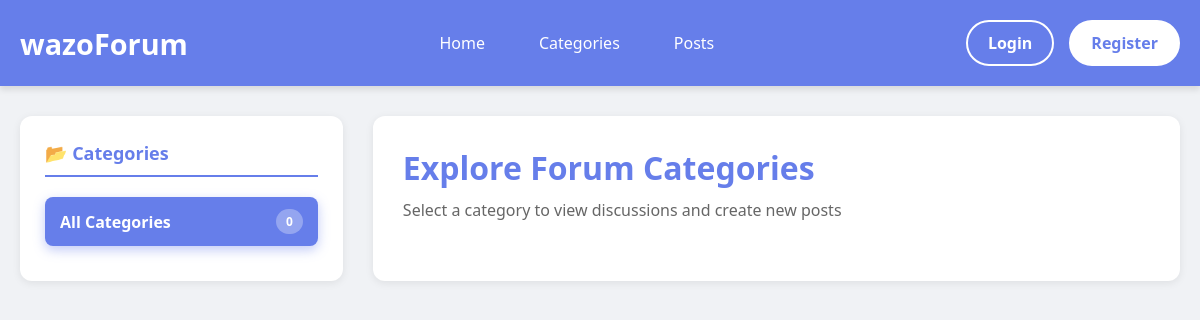
The app's page /categories.php, older data.
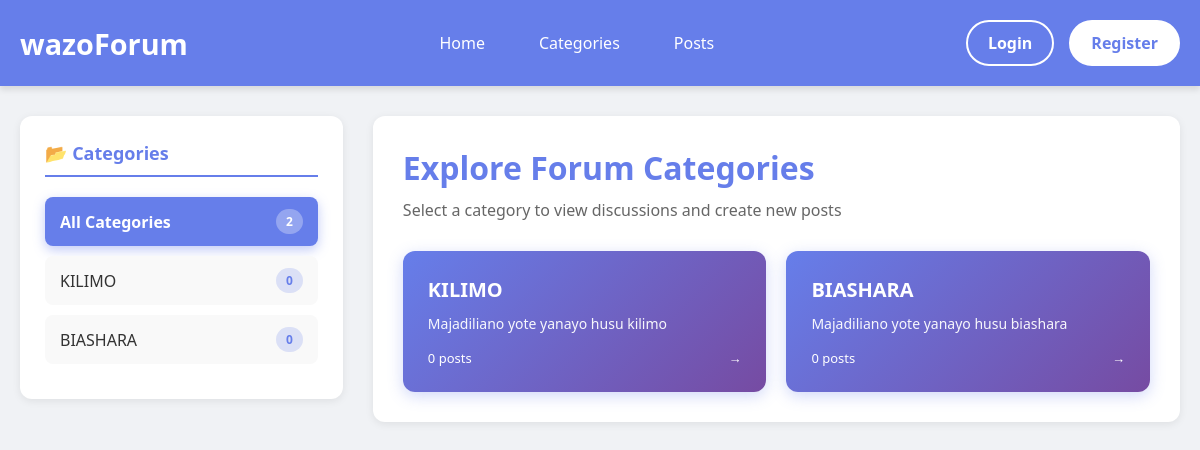
The same page, newer data.
### tables this page shows
CREATE TABLE `categories` (
  `category_id` int(11) NOT NULL,
  `category_name` varchar(100) NOT NULL,
  `description` text DEFAULT NULL,
  `created_at` timestamp NOT NULL DEFAULT current_timestamp()
);

### categories.php (the view, shortened to what this page needs)
<?php
include("db_connection.php");
$selected_category = null;
$all_categories_sql = "SELECT c.category_id, c.category_name, c.description, COUNT(p.post_id) AS post_count
                       FROM categories c
                       LEFT JOIN posts p ON c.category_id = p.category_id
                       GROUP BY c.category_id
                       ORDER BY c.created_at DESC";
$all_categories = mysqli_query($conn, $all_categories_sql);
?>
<!DOCTYPE html>
<html lang="en">
<head>
</head>
<body>
    <?php include("header.php"); ?>
    <div class="container">
        <div class="categories-sidebar">
            <h2>📂 Categories</h2>
            <div>
                <a href="categories.php" class="category-item <?php echo !$selected_category ? 'active' : ''; ?>">
                    <span>All Categories</span>
                    <span class="category-badge"><?php echo mysqli_num_rows($all_categories); ?></span>
                </a>
            </div>
            <?php
            mysqli_data_seek($all_categories, 0);
            while ($cat = mysqli_fetch_assoc($all_categories)):
            ?>
                <a href="categories.php?id=<?php echo $cat['category_id']; ?>"
                   class="category-item <?php echo ($selected_category && $selected_category['category_id'] == $cat['category_id']) ? 'active' : ''; ?>">
                    <span><?php echo htmlspecialchars($cat['category_name']); ?></span>
                    <span class="category-badge"><?php echo $cat['post_count']; ?></span>
                </a>
            <?php endwhile; ?>
        </div>
        <div class="main-content">
            <?php if (!$selected_category): ?>
                <h1 style="margin-bottom: 10px; color: #667eea;">Explore Forum Categories</h1>
                <p style="color: #666; margin-bottom: 30px;">Select a category to view discussions and create new posts</p>
                <div class="categories-grid">
                    <?php
                    mysqli_data_seek($all_categories, 0);
                    while ($cat = mysqli_fetch_assoc($all_categories)):
                    ?>
                        <a href="categories.php?id=<?php echo $cat['category_id']; ?>" class="category-card">
                            <h3><?php echo htmlspecialchars($cat['category_name']); ?></h3>
                            <p><?php echo htmlspecialchars(substr($cat['description'], 0, 100)) . (strlen($cat['description']) > 100 ? '...' : ''); ?></p>
                            <div class="category-card-footer">
                                <span><?php echo $cat['post_count']; ?> posts</span>
                                <span>→</span>
                            </div>
                        </a>
                    <?php endwhile; ?>
                </div>
            <?php endif; ?>
        </div>
    </div>
</body>
</html>

Row changes from the older to the newer data that the page shows:
added categories: category_name "KILIMO", post_count "0", description "Majadiliano yote yanayo husu kilimo"
added categories: category_name "BIASHARA", post_count "0", description "Majadiliano yote yanayo husu biashara"
Text that changed along with them:
mysqli_num_rows($all_categories): "0" → "2"
